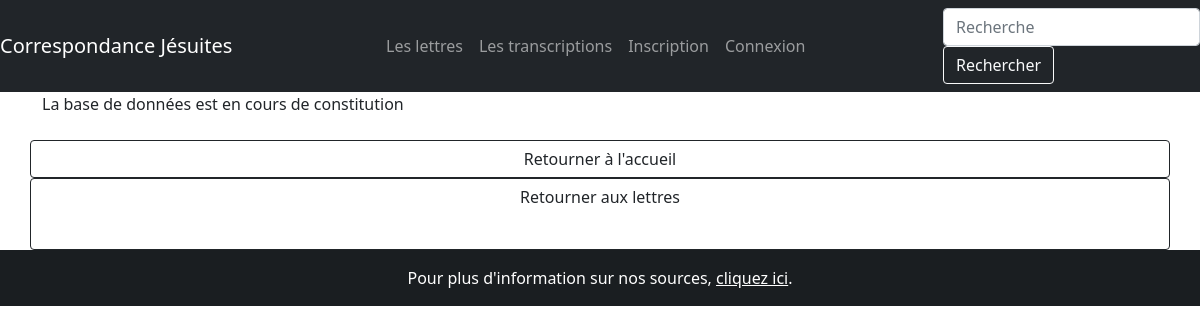
The app's page /lettres/528, older data.
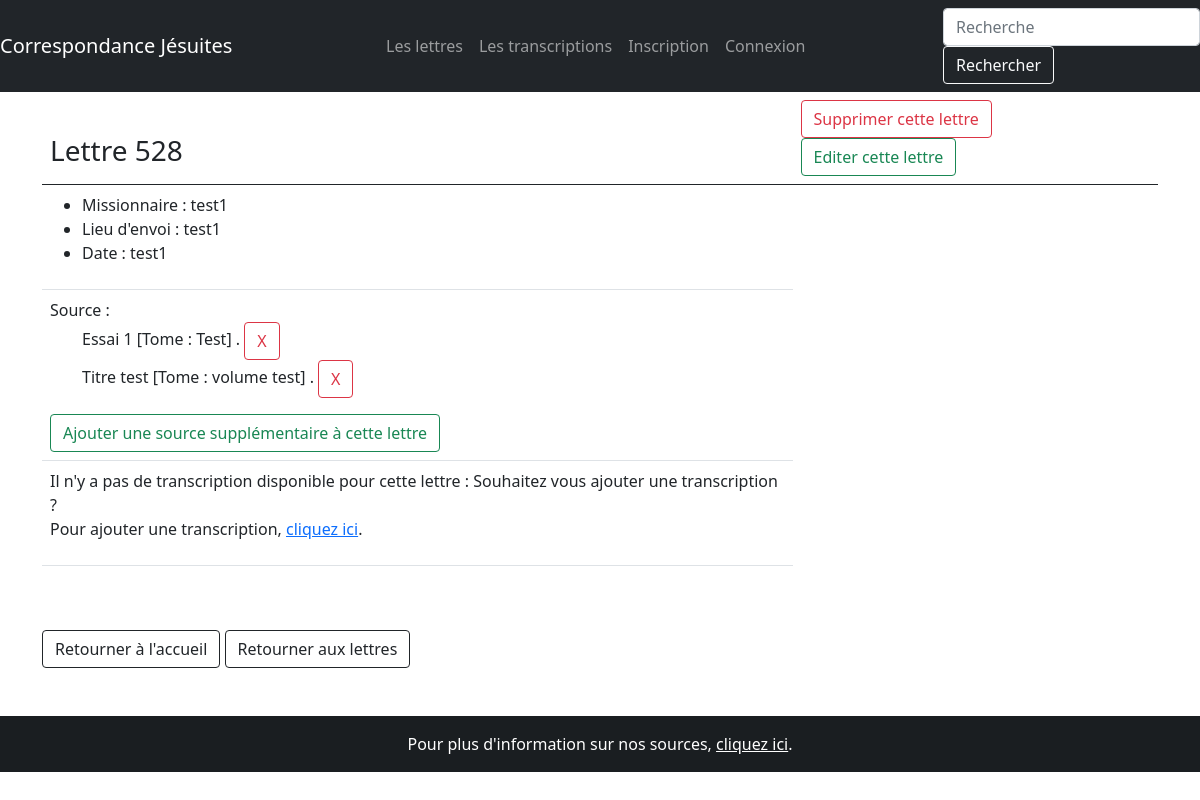
The same page, newer data.
### correspondance/modeles/donnees.py (models this page shows, shortened)
class Lettre(db.Model):
    __tablename__ = "lettre"
    lettre_id = db.Column(db.Integer, unique=True, nullable=False, primary_key=True, autoincrement=True)
    lettre_date = db.Column(db.Text, nullable=False)
    lettre_numero = db.Column(db.Text)
    lettre_redacteur = db.Column(db.Text)
    lettre_lieu = db.Column(db.Text)
    lettre_volume = db.relationship("Publication", secondary=Source, backref=db.backref("Lettre", lazy='dynamic'))
    transcription_texte: List["Transcription"] = db.relationship("Transcription", back_populates="lettre",
                                                                 cascade="all,delete")
    contributions = db.relationship("Contribution", back_populates="lettre")

class Publication(db.Model):
    __tablename__ = "publication"
    publication_id = db.Column(db.Integer, unique=True, nullable=False, primary_key=True, autoincrement=True)
    publication_titre = db.Column(db.Text)
    publication_volume = db.Column(db.Text)
    contributions = db.relationship("Contribution", back_populates="publication")

### correspondance/routes/generic.py (the view)
@app.route("/lettres/<lettre_id>", methods=["POST", "GET"])
def unique_lettre(lettre_id):
    unique_lettre = Lettre.query.get(lettre_id)
    publication = Publication.query.filter(db.and_(Publication.publication_id == Lettre.lettre_volume,
                                                   Lettre.lettre_id == lettre_id)).first()
    transcription = Transcription.query.filter(db.and_(Transcription.transcription_lettre_id == Lettre.lettre_id,
                                                       Lettre.lettre_id == lettre_id)).first()
    return render_template("pages/lettre.html", nom="Correspondance jésuite",
                           lettre=unique_lettre, publication=publication, transcription=transcription)

### correspondance/templates/pages/lettre.html (shortened to what this page needs)
{% extends "conteneur.html" %}
{% block corps %}
    {% if lettre %}
<div>
    <table class="table">
        <thead>
        <tr>
            <th>
                <h3>Lettre {{lettre.lettre_id}}</h3>
            </th>
            <th>
                <a class="btn btn-outline-danger" role="button" href="{{url_for('suppression_lettre', lettre_id =lettre.lettre_id)}}">Supprimer cette lettre</a>
                <a class="btn btn-outline-success" role="button" href="{{url_for('edition', lettre_id =lettre.lettre_id)}}">Editer cette lettre</a>
            </th>
        </tr>
        </thead>
        <tbody>
        <tr>
            <td>
                <ul>
                    <li>
                        {% if lettre.lettre_redacteur %}
                        Missionnaire : {{lettre.lettre_redacteur}}
                        {% endif %}
                    </li>
                    <li>
                        {% if lettre.lettre_lieu %}
                        Lieu d'envoi : {{lettre.lettre_lieu}}
                        {% endif %}
                    </li>
                    <li>
                        Date : {{lettre.lettre_date}}
                    </li>
                </ul>
            </td>
        <tr>
            <td>
                {% if lettre.lettre_volume %}
                Source :
                <ul>
                {% for publication in lettre.lettre_volume %}
                    <form method="post" id="supprimer_source" action="{{url_for('supprimer_source',
                    lettre_id = lettre.lettre_id, publication_id = publication.publication_id)}}">
                        {{publication.publication_titre}} [Tome : {{publication.publication_volume}}] .
                        <a class="btn btn-outline-danger" role="button" href="{{url_for('supprimer_source',
                    lettre_id = lettre.lettre_id, publication_id = publication.publication_id)}}"> X </a>
                    </form>
                {% endfor %}
                </ul>
                <a class="btn btn-outline-success" role="button"
                   href="{{url_for('source', lettre_id=lettre.lettre_id)}}">
                    Ajouter une source supplémentaire à cette lettre</a>
                {% else %}
                Pas de source rensignée pour cette lettre :
                <a class="btn btn-outline-success" role="button"
                   href="{{url_for('source', lettre_id=lettre.lettre_id)}}">Ajouter une source à cette lettre</a>
                {% endif %}
            </td>
        </tr>
        <tr>
            <td>
                {% if lettre.transcription_texte %}
                Transcription :
                <br/>
                <p>
                    {{transcription.transcription_texte}}</p>
                <br/>
                <p>
                    Plus d'option pour la transcription :
                    <a class="btn btn-outline-dark" role="button" href="{{url_for('afficher_transcription', transcription_id=transcription.transcription_id)}}">Transcription</a>
                </p>
                {% else %}
                <p>
                    Il n'y a pas de transcription disponible pour cette lettre : Souhaitez vous ajouter une transcription ? <br/>
                    Pour ajouter une transcription, <a href="{{url_for('nouvelle_transcription', lettre_id=lettre.lettre_id)}}">cliquez ici</a>.
                </p>
                {% endif %}
            </td>
        </tr>
        </tbody>
    </table>
    {% else %}
        <p>La base de données est en cours de constitution</p>
    {% endif %}
</div>
<br/>
<br/>
    <a class="btn btn-outline-dark" role="button" href="{{url_for('accueil')}}">Retourner à l'accueil</a>
    <a class="btn btn-outline-dark" role="button" href="{{url_for('lettres')}}">Retourner aux lettres</a>
<br/>
<br/>
<br/>
{% endblock %}

Row changes from the older to the newer data that the page shows:
added Lettre: lettre_id "528", lettre_redacteur "test1", lettre_lieu "test1", lettre_date "test1"
now on this page (row unchanged): Publication: publication_titre "Essai 1", publication_volume "Test"
now on this page (row unchanged): Publication: publication_titre "Titre test", publication_volume "volume test"
Text that changed along with them:
text no longer shown: "La base de données est en cours de constitution"
text now shown: "Lettre Supprimer cette lettre Editer cette lettre Missionnaire : Lieu d'envoi : Date : Source : Ajouter une source supplémentaire à cette lettre Il n'y a pas de transcription disponible pour cette lettre : Souhaitez vous ajouter une transcription ? Pour ajouter une transcription, cliquez ici ."
